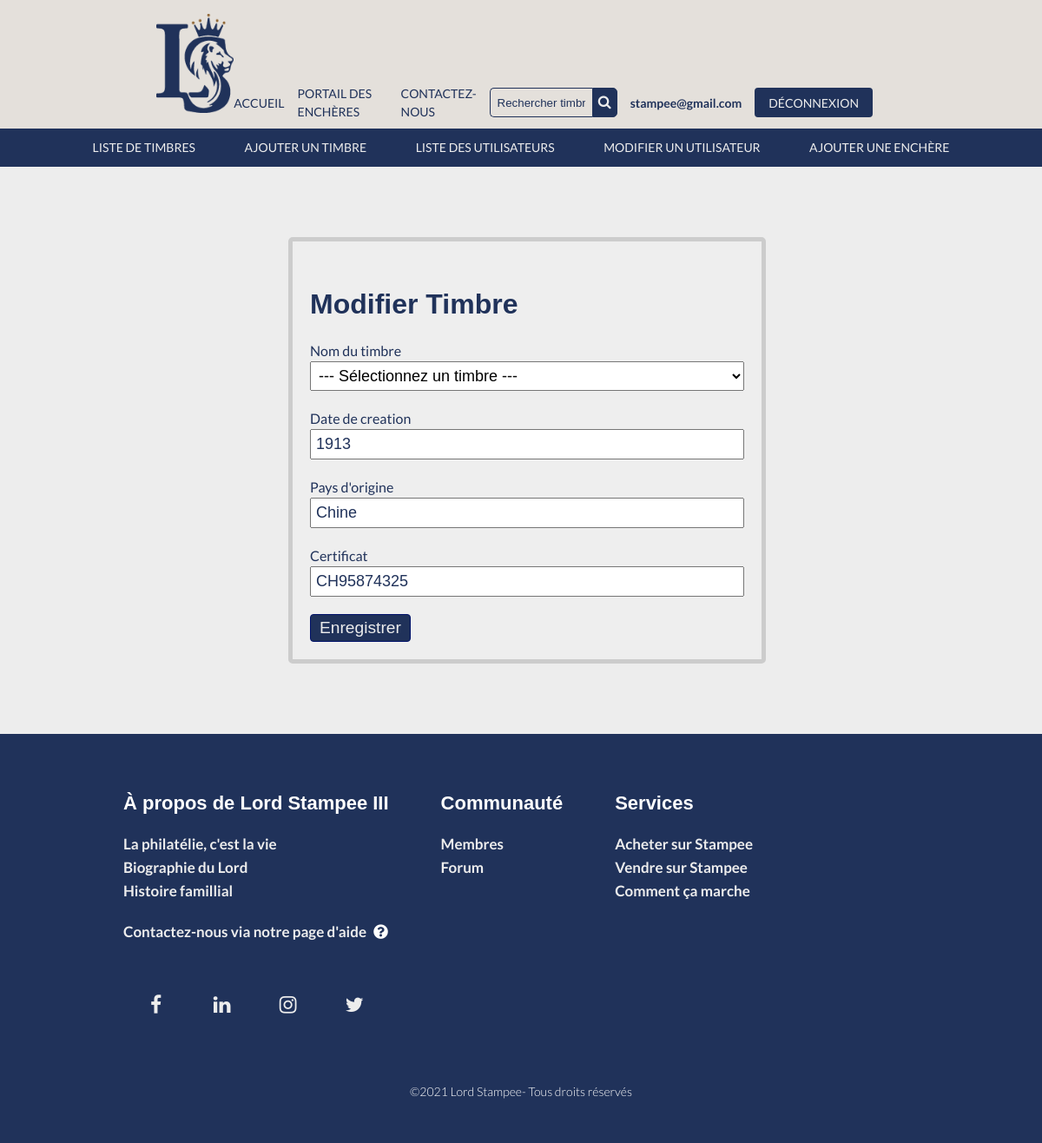
/index.php/modifierTimbre/modifier/1 (signed in), run on the app's committed database.
### tables this page shows
CREATE TABLE `timbre` (
  `id` int(11) NOT NULL,
  `nom` varchar(255) DEFAULT NULL,
  `date_creation` year(4) DEFAULT NULL,
  `pays_origine` varchar(50) NOT NULL,
  `couleur` varchar(255) DEFAULT NULL,
  `dimensions` varchar(50) DEFAULT NULL,
  `certificat` varchar(25) DEFAULT NULL,
  `condition_id` int(11) NOT NULL,
  `usager_id` int(11) NOT NULL
);

### controller/controller_view.php (called while the page is built, shortened)
<?php
class View {
    private $render = FALSE;
    public function __construct($template)
    {
        try {
            $file ='view/'.$template.'.php';
            if(file_exists($file)) {
                $this->render = $file;
            }else {
                throw new Exception($file,' Error');
            }
        }
        catch (Exception $e) {
            echo $e->getMessage();
            exit();
        }
    }
    public function __destruct()
    {
        include($this->render);
    }
}
?>

### model/Crud.php (called while the page is built, shortened)
<?php
class Crud extends PDO{
	protected $table;
	protected $primaryKey;
	public function selectId($id){
		$sql = "SELECT * FROM $this->table WHERE $this->primaryKey = $id";
		$stmt = $this->query($sql);
		return $stmt->fetchAll(PDO::FETCH_CLASS);
	}
}
?>

### controller/controller_modifierTimbre.php (called while the page is built, shortened)
<?php
class ModifierTimbreController{
    public function modifier($id) {
        $privilege = $_SESSION['privilege'];
        if($privilege == 'admin') {
            $timbre = new Timbre();
            $modifier = $timbre->selectId($id);
        }
    }
}
?>

### view/modifierTimbre.php (the view, shortened to what this page needs)
<!DOCTYPE html>
<html lang="fr">
<head>
    <link rel="stylesheet" href="https://use.fontawesome.com/releases/v5.8.1/css/all.css">
    <link rel="stylesheet" href="https://cdnjs.cloudflare.com/ajax/libs/font-awesome/4.7.0/css/font-awesome.min.css" />
</head>
<body>
<header class="entete">
<div class="conteneur__entete">
  <h1 class="conteneur__logo">
    <a href="#">
      <img class="logo" src="/encheres/img/logo.png" alt="logo">
    </a>
  </h1>
  <nav class="nav-central">
    <ul class="nav-liste">
      <li class="nav-item">
          <a href="/encheres/index.php/accueil">ACCUEIL</a>
      </li>
      <li class="nav-item">
        <a href="/encheres/index.php/portailEncheres">PORTAIL DES ENCHÈRES</a>
      </li>
      <li class="nav-item">
          <a href="/encheres/index.php/login">CONTACTEZ-NOUS</a>
      </li>
      <li class="nav-item">
        <div class="section-recherche">
          <div class="section-recherche__wrap">
            <form class="recherche" method="post" action="recherche">
              <input type="text" class="recherche-term" placeholder="Rechercher timbre par nom" name="recherche">
              <button type="submit" name="btnRecherche" value="Rechercher" class="recherche-bouton">
                <i class="fa fa-search"></i>
              </button>
            </form>
          </div>
        </div>
      </li>
      <?php
        if(!isset($_SESSION["user"])) {
      ?>
      <li class="nav-item">
        <a href="/encheres/index.php/login">SE CONNECTER</a>
      </li>
      <?php
        }
        else
        {
      ?>
      <li class="nav-item">
          <span><?php echo $_SESSION['user'];?></span>
      </li>
      <li class="nav-item">
        <a href="/encheres/index.php/logout">DÉCONNEXION</a>
      </li>
      <?php
        }
      ?>
    </ul>
  </nav>
</div>
</header>
<div class="nav-menu blue topBotomBordersOut">
    <a href="/encheres/index.php/listeTimbres">LISTE DE TIMBRES</a>
    <a href="/encheres/index.php/gererTimbre">AJOUTER UN TIMBRE</a>
    <a href="/encheres/index.php/listeUsager">LISTE DES UTILISATEURS</a>
    <a href="/encheres/index.php/modifierUsager">MODIFIER UN UTILISATEUR</a>
    <a href="/encheres/index.php/createEnchere">AJOUTER UNE ENCHÈRE</a>
  </div>
<main>
    <div class="container">
        <form class="form" method="post" action="/encheres/index.php/modifierTimbre/update">
            <h1>Modifier Timbre</h1>
            <div class="form-element">
                <label>Nom du timbre</label>
                <select class="input" name="id">
                    <option value="">--- Sélectionnez un timbre ---</option>
                    <?php
                    foreach($timbre as $row){
                    ?>
                </select>
            </div>
            <div class="form-element">
                <label>Date de creation</label>
                <input class="input" type="number" name="date_creation" maxlength="4" required placeholder="<?php echo $row->date_creation;?>"/>
            </div>
            <div class="form-element">
                <label>Pays d'origine</label>
                <input class="input" type="text" name="pays_origine" maxlength="45" required placeholder="<?php echo $row->pays_origine;?>"/>
            </div>
            <div class="form-element">
                <label>Certificat</label>
                <input class="input" type="text" name="certificat" maxlength="45" required placeholder="<?php echo $row->certificat;?>"/>
            </div>
            <?php
                }
            ?>
            <button class="submit" type="submit" >Enregistrer</button>
        </form>
    </div>
<?php include './view/footer.php'; ?>

### css/footer.css (style rules this page uses)
.fa { display: inline-block; }

### css/accueil.css (style rules this page uses)
.container { max-width: 50vw; margin: 0 auto 2vw; box-sizing: border-box; padding: 2rem; }
.form { margin: 25px auto; padding: 20px; border: 5px solid #ccc; border-radius: 5px; width: 500px; background: #eee; }
.form-element { margin: 20px 0; }
.input { width: 100%; box-sizing: border-box; padding: 5px; font-size: 18px; outline: none; }
.submit { font-size: 1.2rem; padding: 4px 10px; border: .095rem solid #001169; max-width: max-content; border-radius: 4px; background-color: #20325A; color: #ededed; }

### css/fiche.css (style rules this page uses)
ul, li { padding: 0; margin: 0; list-style: none; }

### css/header.css (style rules this page uses)
*::before, *::after { box-sizing: border-box; padding: 0; margin: 0; }
html { font-family: "Lato", arial, sans-serif; background-color: #ededed; }
img { max-width: 100%; }
body { line-height: 1.5; font-size: 1rem; position: relative; margin: 0 auto; font-weight: 400; color: #20325A; }
header { padding: 2em 0 1em; margin: 0; }
main { margin: 0 auto; padding: 2vw 0 0; }
h1, h2, h3, h4 { font-weight: 700; line-height: 1.3; margin-top: 1em; margin-bottom: .5em; font-family: "Nunito+Sans", arial, sans-serif; color: #20325A; }
li { list-style: none; }
a { color: inherit; outline: 2px solid transparent; background-size: 100% 0.3em; background-repeat: no-repeat; background-position: left 0 bottom -40%; font-weight: 700; }
.entete { margin: 0; background-color: #E4E0DB; }
.entete .conteneur__entete { display: flex; align-items: center; justify-content: center; }
.conteneur__entete { margin: 0 auto; max-width: 70vw; }
.conteneur__logo { margin-top: 0; margin-bottom: 0; }
.logo { width: 100%; height: auto; }
.nav-central { margin-top: 5rem; flex-grow: 1; display: flex; justify-content: flex-end; }
.nav-liste { list-style: none; padding: 0; margin: 0; display: flex; justify-content: center; align-items: center; }
.nav-item { margin-bottom: 0; position: relative; display: inline-block; margin-right: 1.875rem; }
.nav-item:last-of-type a { background-color: #20325A; border: 2px solid #20325A; color: #ededed; padding: .3em 1em; font-weight: 500; white-space: nowrap; border-radius: 4px; }
.nav-item a { display: block; text-decoration: none; font-weight: 500; font-size: 1.075rem; color: #20325A; }
span { color: #20325A; font-weight: bold; font-size: 1.125rem; }
.recherche { width: 100%; display: flex; }
.recherche-term { width: 100%; border: 1px solid #20325A; border-right: none; padding: 0.625rem; height: 1.125rem; border-radius: 5px 0 0 5px; outline: none; background-color: #E4E0DB; }
.recherche-bouton { width: 2.813rem; height: 2.5rem; border: 1px solid #20325A; background: #20325A; text-align: center; color: #ededed; border-radius: 0 5px 5px 0; cursor: pointer; font-size: 18px; }
.section-recherche__wrap { width: 100%; }
div.nav-menu { font-family: "Nunito+Sans", arial, sans-serif; margin: 0 auto; padding: 0.625rem 3em; text-align: center; }
div.nav-menu a { color: #ededed; text-decoration: none; font: 0.875rem Lato; margin: 0 1rem; padding: 0.625rem; position: relative; z-index: 0; cursor: pointer; }
.blue { background: #20325A; }
div.topBotomBordersOut a:before, div.topBotomBordersOut a:after { position: absolute; left: 0px; width: 100%; height: 2px; background: #926938; content: ""; opacity: 0; transition: all 0.3s; }
div.topBotomBordersOut a:before { top: 0px; transform: translateY(10px); }
div.topBotomBordersOut a:after { bottom: 0px; transform: translateY(-10px); }
@media all and (min-width:1151px) and (max-width:1700px) { .entete { padding: 1em 0 .5rem; } }
@media all and (min-width:1151px) and (max-width:1700px) { .nav-item { margin-right: .938rem; } }
@media all and (min-width:1151px) and (max-width:1700px) { .nav-item a { font-weight: 500; font-size:0.875rem; } }
@media all and (min-width:1151px) and (max-width:1700px) { span { font-size: 0.875rem; } }
@media all and (min-width:1151px) and (max-width:1700px) { .recherche-term { padding: 0.5rem; height: 1rem; } }
@media all and (min-width:1151px) and (max-width:1700px) { .recherche-bouton { width: 2rem; height: 2.125rem; font-size: 16px; } }

### data on the page
timbre: date_creation "1913", pays_origine "Chine", certificat "CH95874325"

### other printed values
$_SESSION['user'] "stampee@gmail.com"
